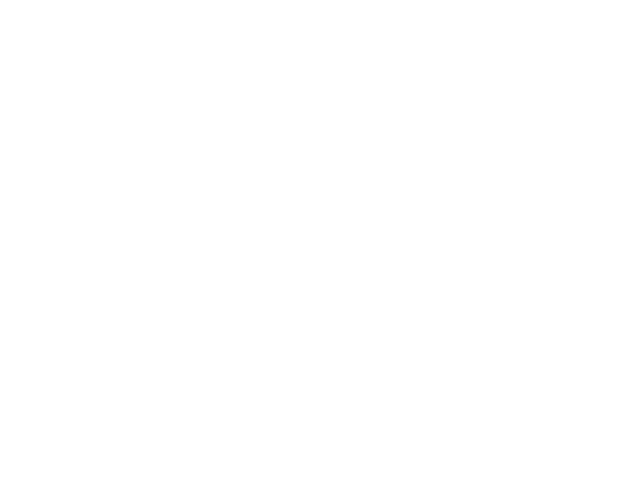
Frame 1 (no input)
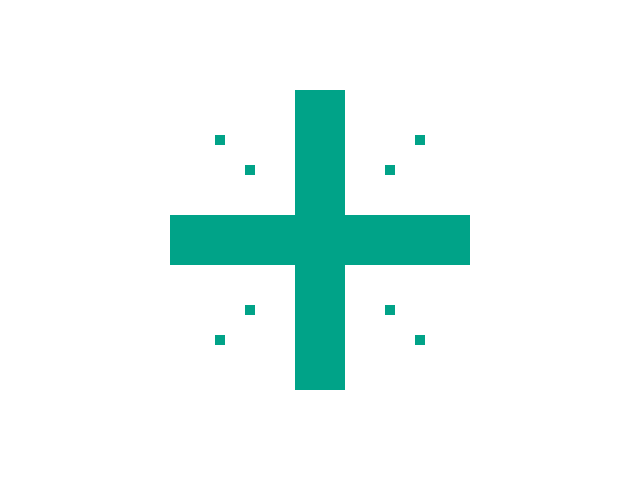
Frame 60 (the mouse pressed at the canvas centre just before this capture)
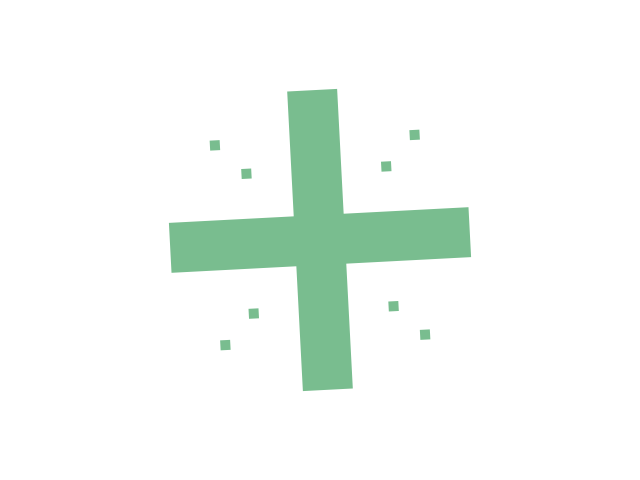
Frame 120 (the mouse held since frame 60 and released just before this capture)

The Processing sketch that drew these frames (run headless with seeded random() and noise(); from frame 60 on, the mouse is pressed at the canvas centre):

// Processing sketch: processing_54631
// ── processing_54631.pde

float posX = 300;
float posY = 50;

//spin
//velocity and acceleration


float deg = 0;          //starting degree of square
float degDelta = 0;     //min speed is 0
float degDeltaMax = 24; //max speed is 24
float degDelta1 = 4; 
float degDelta2 = 8; 
float degDelta3 = 12;
float degDelta4 = 16;
float degDelta5 = 20;
 
void setup(){
  size(640,480);
}
 
void draw(){
  background(255);
  
  
  //KEYPRESS ' '
  if(keyPressed){
    if(key==' '){
    posX += 5;
    posY += 5;
    }
    if(key=='b'){
      posX -=5;
      posY-=5;
    }
  }

  
  pushMatrix();
  translate(320,240);
  rotate(radians(deg));
  noStroke();
  rectMode(CENTER);
  rect(0,0,posX,posY); //long
  rect(0,0,posY,posX);
    rect(100,100,10,10); //tiny
    rect(-100,-100,10,10);
    rect(-100,100,10,10);
    rect(100,-100,10,10);
    rect(70,70,10,10);
    rect(-70,-70,10,10);
    rect(-70,70,10,10);
    rect(70,-70,10,10);
    
    
  //quad(206,172,315,382,387,140,348,63);
  fill(0,163,136);
  popMatrix();
 
  //CLICK
  if(mousePressed){
    if(degDelta<degDeltaMax){   //if speed is less than the max (10)
      degDelta += 0.1;          //then speed increases by 1
    }
    else if(degDelta>degDeltaMax){ //and when speed reaches the max (10) it'll remain the max
      degDelta=degDeltaMax;
      fill(255,172,51);      
    }   
     //red
      if(degDelta>degDelta5){ 
      fill(255,172,51);
      }
     //red
      if(degDelta<degDelta5){ 
      fill(255,172,51);
    }
     //yellow
      if(degDelta<degDelta4){ 
      fill(255,255,157);
    } 
     //lightgreen
      if(degDelta<degDelta3){ 
      fill(190,235,159);
    } 
     //darkgreen
      if(degDelta<degDelta2){ 
      fill(121,189,143);
    }  
        //turquoise
      if(degDelta<degDelta1){ 
      fill(0,163,136);
    } 
  } 
    
    
  
  
  
  
  
  
  //NO CLICK
  else{
    if(degDelta>0){     //when speed is greater than 0 (this wont be realized til the mouse has stopped pressing)
      degDelta -= 0.1;  //then decrease speed by 1
    }
    else if (degDelta<0){ //and when speed reaches 0, stay at 0
      degDelta=0;
    }
      //darkgreen
      if(degDelta>degDelta2){ 
      fill(121,189,143);
    }  
       //lightgreen
      if(degDelta>degDelta3){ 
      fill(190,235,159);
    } 
      //yellow
      if(degDelta>degDelta4){ 
      fill(255,255,157);
    } 
   
   
     

   
  }
  
  

 
  deg += degDelta;
  println(degDelta);
}
